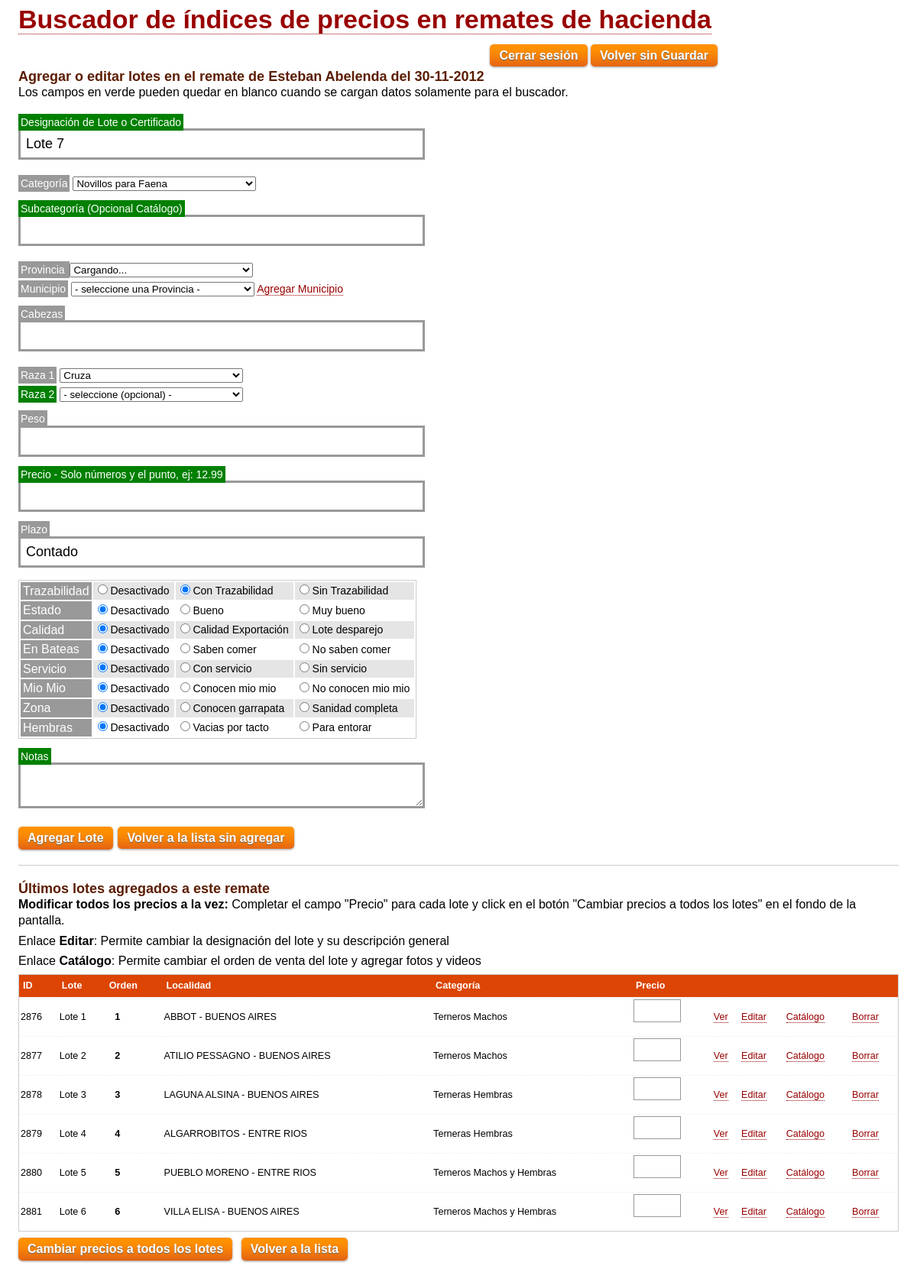
The app's page /nuevo-lote.php?subasta=135&lote=nuevo (signed in) with its own data.
### tables this page shows
CREATE TABLE IF NOT EXISTS `remates` (
  `remate_id` int(11) NOT NULL AUTO_INCREMENT,
  `fecha_re` date NOT NULL,
  `hora_re` varchar(5) NOT NULL DEFAULT '14:00',
  `organizador` varchar(100) DEFAULT NULL,
  `metodo` varchar(50) DEFAULT NULL,
  `logo_re` varchar(255) NOT NULL DEFAULT 'images/logos/rural.png',
  `nombre_re` varchar(50) DEFAULT NULL,
  `informes_re` varchar(50) NOT NULL DEFAULT '(011) 4777-4200',
  `status_re` int(1) NOT NULL DEFAULT '0',
  `cardinal_re` int(11) NOT NULL DEFAULT '0',
  PRIMARY KEY (`remate_id`)
);

### nuevo-lote.php (the view, shortened to what this page needs)
<html <?php xm();?>>
<head>
</head>
<body>
<?php include_once 'comun/abre-body-usuario.php';?>
<?php if(!empty($_SESSION['LoggedIn']) && !empty($_SESSION['username'])): ?>
<?php
include_once 'inc/class.hacienda.inc.php';
		$remat = new BipherHacienda($db);
		list($id, $fe, $ho, $or, $met, $logo, $nomb, $inf, $st, $ca) = $remat->cargarInfoRemate();
		$nombre_lote =  $ca + 1;
?>
<h2>Agregar o editar lotes en el remate de <?php echo $or; ?> del <?php echo darVueltaFecha($fe); ?></h2>
			<p>Los campos en verde pueden quedar en blanco cuando se cargan datos solamente para el buscador.</p>
<br>
		<form method="post" action="db-interaccion/hacienda.php" id="agregar-lote-form" name="fvalida">
			<div>
			<label for="numerolote" class="catalogo">Designación de Lote o Certificado</label>
			<input type="text" name="numerolote" id="numerolote" value="Lote <?php echo $nombre_lote; ?>" />
			<label class="selec" for="categoria">Categoría</label>
			<?php include_once 'comun/categorias-select.php'; ?>
				<br/><br/>
			<label for="subcategoria" class="catalogo">Subcategoría (Opcional Catálogo)</label>
			<input type="text" name="subcategoria"	id="subcategoria" />
			<label class="selec" for="provincia">Provincia </label>
		  	<select id="provincia" name="provincia">
		    	<option>Cargando...</option>
			</select>
		  		<br/>
			<label class="selec" for="municipio">Municipio</label>
			<select id="municipio" name="municipio">
		  		<option>- seleccione una Provincia -</option>
			</select> <span class="juntoacombo"><a href="nuevo-municipio.php" title="Antes verificar que no esta en la lista">Agregar Municipio</a></span>
				<br /><br />
			<label for="cabezas">Cabezas</label>
			<input type="text" name="cabezas" id="cabezas" />
				<br /><br />
			<label for="peso">Peso</label>
			<input type="text" name="peso" id="peso" />
			<label for="precio" class="catalogo">Precio - Solo números y el punto, ej: 12.99</label>
			<input type="text" name="precio" id="precio" />
			<label for="plazo">Plazo</label>
			<input type="text" name="plazo" value="Contado"	id="plazo" />
<table class="opciones">
	<tr class="non">
		<td class="etiqueta">Trazabilidad</td>
		<td><input name="ctr" type="radio" value="" /> <span class="box">Desactivado</span></td>
		<td><input name="ctr" type="radio" checked="checked" value="Con Trazabilidad. " /> <span class="box">Con Trazabilidad</span></td>
		<td><input name="ctr" type="radio" value="Sin Trazabilidad. " /> <span class="box">Sin Trazabilidad</span></td>
	</tr>
	<tr>
		<td class="etiqueta">Estado</td>
	<td><input name="str" type="radio" checked="checked" value="" /> <span class="box">Desactivado</span></td>
	<td><input name="str" type="radio" value="Estado bueno. " /> <span class="box">Bueno</span></td>
	<td><input name="str" type="radio" value="Estado muy bueno. " /> <span class="box">Muy bueno</span></td>
	</tr>
	<tr class="non">
	<td class="etiqueta">Calidad</td>
	<td><input name="cex" type="radio" checked="checked" value="" /> <span class="box">Desactivado</span></td>
	<td><input name="cex" type="radio" value="Calidad Exportacion. " /> <span class="box">Calidad Exportación</span></td>
	<td><input name="cex" type="radio" value="Lote desparejo. " /> <span class="box">Lote desparejo</span></td>
	</tr>
	<tr>
	<td class="etiqueta">En Bateas</td>
	<td><input name="sco" type="radio" checked="checked" value="" /> <span class="box">Desactivado</span></td>
	<td><input name="sco" type="radio" value="Saben comer. " /> <span class="box">Saben comer</span></td>
	<td><input name="sco" type="radio" value="No saben comer. " /> <span class="box">No saben comer</span></td>
		</tr>
		<tr class="non">
	<td class="etiqueta">Servicio</td>
	<td><input name="csv" type="radio" checked="checked" value="" /> <span class="box">Desactivado</span></td>
	<td><input name="csv" type="radio" value="Con servicio. " /> <span class="box">Con servicio</span></td>
	<td><input name="csv" type="radio" value="Sin servicio. " /> <span class="box">Sin servicio</span></td>
		</tr>
		<tr>
	<td class="etiqueta">Mio Mio</td>
	<td><input name="cmi" type="radio" checked="checked" value="" /> <span class="box">Desactivado</span></td>
	<td><input name="cmi" type="radio" value="Conocen mio mio. " /> <span class="box">Conocen mio mio</span></td>
	<td><input name="cmi" type="radio" value="No conocen mio mio. " /> <span class="box">No conocen mio mio</span></td>
		</tr>
		<tr class="non">
	<td class="etiqueta">Zona</td>
	<td><input name="cgr" type="radio" checked="checked" value="" /> <span class="box">Desactivado</span></td>
	<td><input name="cgr" type="radio" value="Conocen garrapata. " /> <span class="box">Conocen garrapata</span></td>
	<td><input name="cgr" type="radio" value="Sanidad completa. " /> <span class="box">Sanidad completa</span></td>
		</tr>
		<tr>
	<td class="etiqueta">Hembras</td>
	<td><input name="nsc" type="radio" checked="checked" value="" /> <span class="box">Desactivado</span></td>
	<td><input name="nsc" type="radio" value="Vacias por tacto. " /> <span class="box">Vacias por tacto</span></td>
	<td><input name="nsc" type="radio" value="Para entorar. " /> <span class="box">Para entorar</span></td>
		</tr>
</table>
		<br />
			<label for="notas" class="catalogo">Notas </label>
			<textarea rows="2" name="notas" id="notas" /></textarea>
			<input type="submit" name="agregar-lote" id="agregarlote" value="Agregar Lote" class="button" onclick="return valida()"/>
			<label class="blanco"><a class="button" href="login.php">Volver a la lista sin agregar</a></label>
		</div>
	</form>
			<hr />
		<h2 id="lotes">Últimos lotes agregados a este remate</h2>
		<p><strong>Modificar todos los precios a la vez: </strong> Completar el campo "Precio" para cada lote y click en el botón "Cambiar precios a todos los lotes" en el fondo de la pantalla.</p>
		<p>Enlace <strong>Editar</strong>: Permite cambiar la designación del lote y su descripción general</p>
		<p>Enlace <strong>Catálogo</strong>: Permite cambiar el orden de venta del lote y agregar fotos y videos</p>
<?php
	else:
?>
	<h2>Inicie Sesión...</h2>
<?php
	include_once 'comun/form-loguearse.txt';
	endif;
?>
	</div>
</body>
</html>

### comun/frente.css (style rules this page uses)
* { margin: 0; padding: 0; }
input { outline: 0; }
body { font: 14px/1.1 Helvetica, Sans-Serif; }
hr { height: 1px; background: #ccc; clear: both; margin: 20px 0; border: none; display: block; }
.button { background: url(../images/button-bg.png) repeat-x; -moz-border-radius: 5px; padding: 6px 12px; border: none; color: white; cursor: pointer; text-shadow: 0 1px 1px #666; -webkit-border-radius: 5px; -webkit-box-shadow: 0 1px 3px #999; font: bold 16px Helvetica; margin-top: 8px; }
a { text-decoration: none; color: #900; border-bottom: 1px dotted #900; outline: none; }
h2 { font: bold 18px Helvetica, Sans-Serif; margin: 0 0 0 0; color: #5C1D01; }
p { margin: 0 0 6px 0; font: 16px/1.3 Helvetica, Sans-Serif; }
table.opciones { border: 1px solid #ccc; }
table.opciones td { padding: 2px 6px; }
table.opciones tr.non { background-color: #e5e5e5; }
table.opciones td.etiqueta { background-color: #999;color: white; padding: 3px; font-size: 16px; }
.selec { width: 200px; }
label { background: #999; color: white; padding: 3px; }
label.catalogo { background: green; }
label.blanco { background: white; }
select { width: 240px; position: relative; margin-top: 6px; }
input[type="text"], input[type="password"], textarea { width: 512px; border: 3px solid #999; font-size: 18px; padding: 7px; display: block; margin-bottom: 16px; }

### records on screen
remates: organizador "Esteban Abelenda", fecha_re "30-11-2012", numerolote "Lote 7"

### other values on screen
$lid "2876"
$nlo "Lote 1"
noMostrarSiEsCero($ord) "1"
$lok "ABBOT"
$prv "BUENOS AIRES"
decirCategoria($kat) "Terneros Machos"
$lid "2877"
$nlo "Lote 2"
noMostrarSiEsCero($ord) "2"
$lok "ATILIO PESSAGNO"
$lid "2878"
$nlo "Lote 3"
noMostrarSiEsCero($ord) "3"
$lok "LAGUNA ALSINA"
decirCategoria($kat) "Terneras Hembras"
